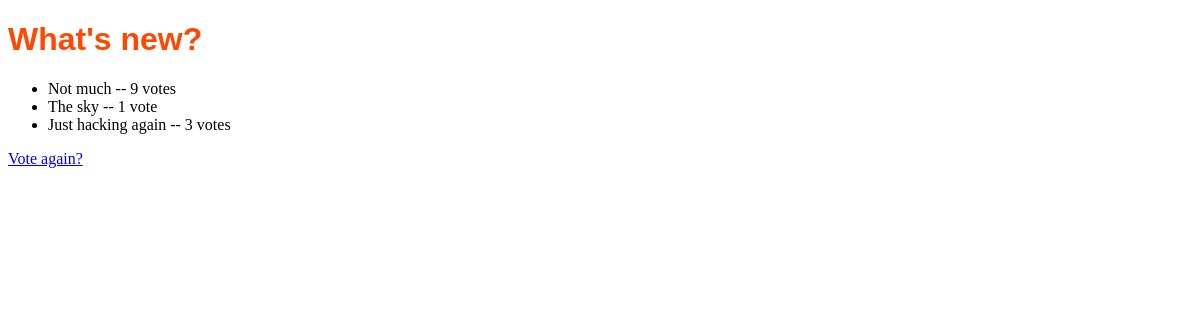
/polls/1/results/, run on an earlier commit of the app's database.
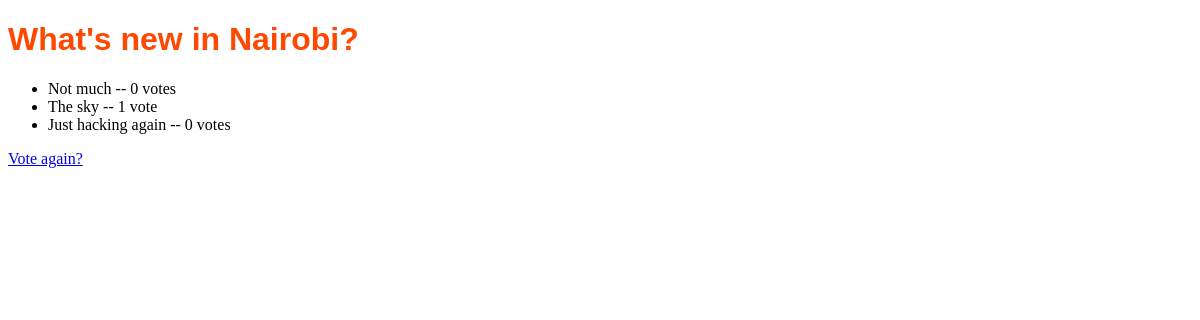
And on a later commit of the database.
### polls/models.py (models this page shows, shortened)
class Question(models.Model):
    question_text = models.CharField(max_length=200)
    publish_date = models.DateTimeField("date published")

class Choice(models.Model):
    question = models.ForeignKey(Question, on_delete=models.CASCADE)
    choice_text = models.CharField(max_length=200)
    votes = models.IntegerField(default=0)

### polls/views.py (the view)
# urls.py: path("<int:id>/results/", views.results, name="results"),
def results(request, id):
    question = get_object_or_404(Question, pk=id)
    return render(request, "results.html", {"question": question})

### polls/templates/results.html (shortened to what this page needs)
{% load static %}
<!DOCTYPE html>
<html lang="en">
<head>
    <link rel="stylesheet" href="{% static 'style.css' %}">
</head>
<body>
    <h1>{{ question.question_text }}</h1>
<ul>
{% for choice in question.choice_set.all %}
    <li>{{ choice.choice_text }} -- {{ choice.votes }} vote{{ choice.votes|pluralize }}</li>
{% endfor %}
</ul>
<a href="{% url 'polls:detail' question.id %}">Vote again?</a>
</body>
</html>

### polls/static/style.css (style rules this page uses)
li a, h1 { color : #ff4900; font-family:Verdana, Geneva, Tahoma, sans-serif; }

What changed in the data, as far as the page shows it:
changed Question: question_text "What's new?" → "What's new in Nairobi?"
changed Choice "Not much": votes "9" → "0"
changed Choice "Just hacking again": votes "3" → "0"
